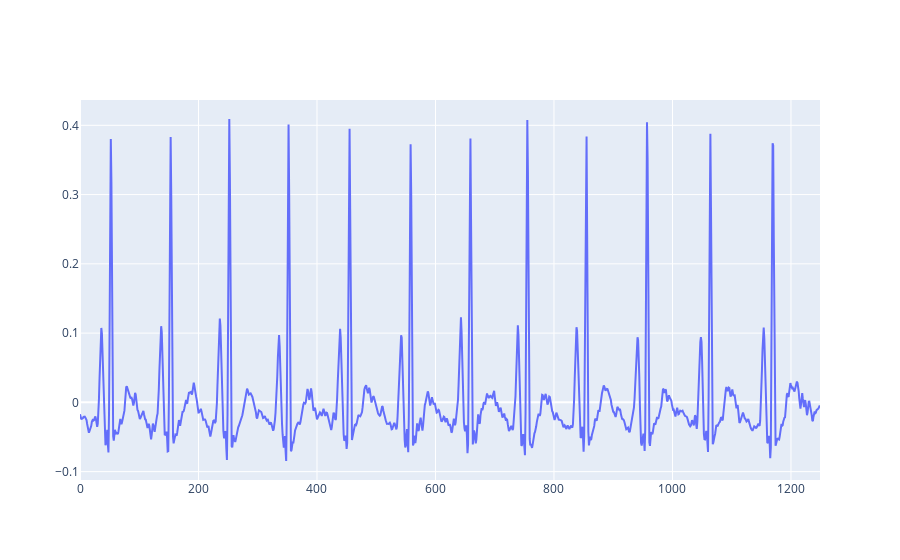
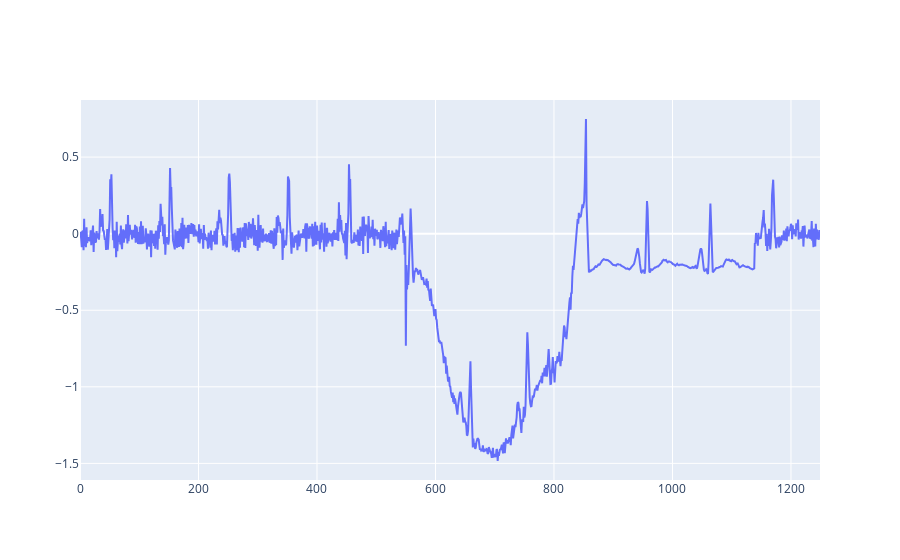

Notebook code cell kept with these figures, in order:
### Code cell
i = 12
print(signals_annot[i])
fig = go.Figure()
fig.add_trace(go.Scatter(x=list(range(1250)), y=filtered_signals[i], mode='lines', name='Sine Wave'))
fig.show()

fig = go.Figure()
fig.add_trace(go.Scatter(x=list(range(1250)), y=noisy_signals[i], mode='lines', name='Sine Wave'))
fig.show()

### Figure 1 — Plotly figure (JSON) as saved in the notebook; plotly's stock layout.template omitted (floating-point values rounded to 4 significant figures; data arrays with more than 128 entries replaced by an {"elided": "..."} marker saying what was removed)
{"data": [{"mode": "lines", "name": "Sine Wave", "type": "scatter", "x": {"elided": "1250 int values"}, "y": {"elided": "1250 float values"}}], "layout": {}}

### Figure 2 — Plotly figure (JSON) as saved in the notebook; plotly's stock layout.template omitted (floating-point values rounded to 4 significant figures; data arrays with more than 128 entries replaced by an {"elided": "..."} marker saying what was removed)
{"data": [{"mode": "lines", "name": "Sine Wave", "type": "scatter", "x": {"elided": "1250 int values"}, "y": {"elided": "1250 float values"}}], "layout": {}}
